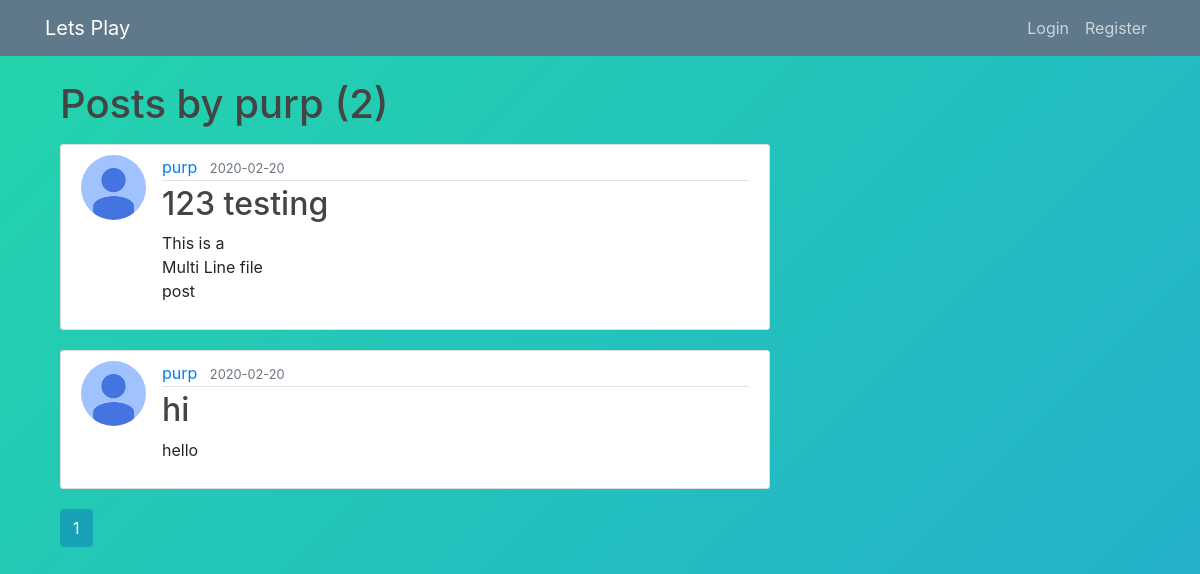
The page /user/purp on the database as committed earlier.
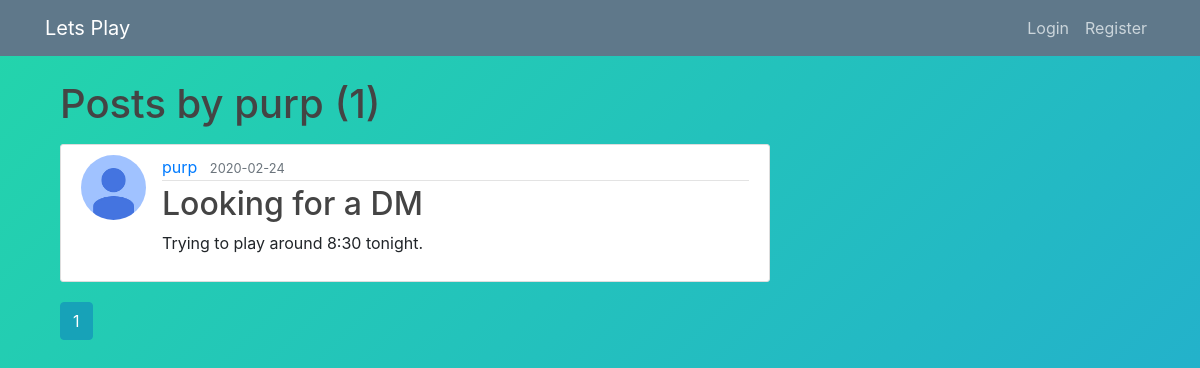
The same page on the database as committed later.
### src/models.py (models this page shows, shortened)
class Post(db.Model):
    id = db.Column(db.Integer, primary_key=True)
    title = db.Column(db.String(25), nullable=False)  #optional title to post
    game = db.Column(db.String(100),nullable=True ) #Change to entered from menu on form
    date_posted = db.Column(db.DateTime, nullable=False, default=datetime.utcnow)
    content = db.Column(db.Text, nullable=False)
    user_id = db.Column(db.Integer, db.ForeignKey('user.id'), nullable=False)

class User(db.Model, UserMixin):
    id = db.Column(db.Integer, primary_key=True)                                #Each user is given a unique id number
    firstname = db.Column(db.String(20),  nullable=True)
    last_name = db.Column(db.String(20),  nullable=True)                             #User's full name
    username = db.Column(db.String(20), unique=True, nullable=False)            #Each user will be able to create a unique username of length 20
    email = db.Column(db.String(50), unique=True, nullable=False)              #Every user will need to register with an email address (maybe?)
    image_file = db.Column(db.String(20), nullable=False, default='default.jpg')#Each user has a profile pic. uploaded or default
    password = db.Column(db.String(64), nullable=False)                         #Users will have a password of up to size 64 chars
    posts = db.relationship('Post', backref='author', lazy=True)              #Posts from users will be associated with them? (maybe?)
    zipcode = db.Column(db.String(5), nullable=False)
    bio = db.Column(db.String(144), nullable=True)

### src/users/routes.py (the view)
@users.route("/user/<string:username>")
def user_page(username):
    page = request.args.get('page',1, type=int)
    user = User.query.filter_by(username=username).first_or_404()
    posts = Post.query.filter_by(author=user)\
        .order_by(Post.date_posted.desc())\
        .paginate(page=page,per_page=10)##posts per page:
    return render_template('user_page.html',posts=posts, user=user)

### src/templates/user_page.html
{% extends "layout.html" %}
{% block content %}
    <h1 class="mb-3">Posts by {{user.username }} ({{posts.total}})</h1>
    {% for post in posts.items %}
        <article class="media content-section">
            <img class="rounded-circle article-img" src="{{ url_for('static', filename='profile_pics/' + post.author.image_file) }}">
            <div class="media-body">
              <div class="article-metadata">
                <a class="mr-2" href="{{url_for('users.user_page', username=post.author.username) }}">{{ post.author.username }}</a>
                <small class="text-muted">{{ post.date_posted.strftime('%Y-%m-%d') }}</small>
              </div>
              <h2><a class="article-title" href="{{url_for('posts.post', post_id=post.id )}}">{{ post.title }}</a></h2>
              <p class="article-content">{{ post.content }}</p>
            </div>
        </article>
    {% endfor %}
    {% for page_num in posts.iter_pages(left_edge=1, right_edge=1, left_current=1, right_current=2) %}
      {% if page_num %}
      {% if posts.page==page_num %}
        <a class="btn btn-info mb-4" href="{{ url_for('users.user_page',username=user.username, page=page_num) }}">{{ page_num }}</a>
      {% else %}
        <a class="btn btn-outline-info mb-4" href="{{ url_for('users.user_page',username=user.username, page=page_num) }}">{{ page_num }}</a>
      {% endif %}
    {% else %}
        ...
      {% endif %}
    {% endfor %}
{%endblock%}

Rows that differ between the two databases and show on the page:
removed Post: image_file (placeholder picture), author.username "purp", date_posted "2020-02-20", title "123 testing", content "This is a Multi Line file post"
changed Post "purp": date_posted "2020-02-20" → "2020-02-24"; title "hi" → "Looking for a DM"; content "hello" → "Trying to play around 8:30 tonight."
Other text that changed with them:
{{ posts.total }}: "2" → "1"
